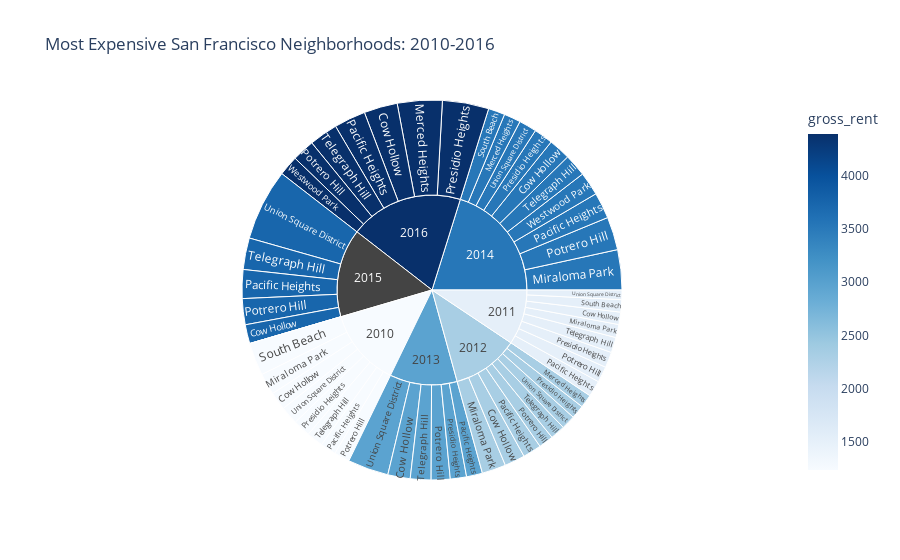

The cell this chart's notebook holds for it:
### Code cell
# Create a Sunburst Plot
expensive_10_neigh_sunburst_plot = px.sunburst(
    expensive_10_neighborhoods_per_year,
    path=["year", "neighborhood"],
    values='sale_price_sqr_foot',
    color='gross_rent', 
    color_continuous_scale='Blues',
    title="Most Expensive San Francisco Neighborhoods: 2010-2016",
    height=500
)

expensive_10_neigh_sunburst_plot

### Figure 1 — Plotly figure (JSON) as saved in the notebook; plotly's stock layout.template omitted (floating-point values rounded to 4 significant figures)
{"data": [{"branchvalues": "total", "customdata": [[1239], [1530.0], [2324], [2971], [3528.0], [3739.0], [4390], [2324], [3528], [4390], [1239], [1530], [2324], [3528], [1239], [1530], [2324], [2971], [3528], [3739], [4390], [1239], [1530], [2324], [2971], [3528], [3739], [4390], [1239], [1530], [2324], [2971], [3528], [null], [4390], [1239], [1530], [3528], [1239], [1530], [2324.0], [2971], [3528.0], [3739], [4390], [1239], [1530], [2324], [2971], [3528], [3739.0], [3528.0], [4390], [1239.0], [1530], [2324.0], [2971.0], [3528.0], [null], [4390]], "domain": {"x": [0, 1], "y": [0, 1]}, "hovertemplate": "labels=%{label}<br>sale_price_sqr_foot=%{value}<br>parent=%{parent}<br>id=%{id}<br>gross_rent=%{color}<extra></extra>", "ids": ["2010/Cow Hollow", "2011/Cow Hollow", "2012/Cow Hollow", "2013/Cow Hollow", "2014/Cow Hollow", "2015/Cow Hollow", "2016/Cow Hollow", "2012/Merced Heights", "2014/Merced Heights", "2016/Merced Heights", "2010/Miraloma Park", "2011/Miraloma Park", "2012/Miraloma Park", "2014/Miraloma Park", "2010/Pacific Heights", "2011/Pacific Heights", "2012/Pacific Heights", "2013/Pacific Heights", "2014/Pacific Heights", "2015/Pacific Heights", "2016/Pacific Heights", "2010/Potrero Hill", "2011/Potrero Hill", "2012/Potrero Hill", "2013/Potrero Hill", "2014/Potrero Hill", "2015/Potrero Hill", "2016/Potrero Hill", "2010/Presidio Heights", "2011/Presidio Heights", "2012/Presidio Heights", "2013/Presidio Heights", "2014/Presidio Heights", "2015/Presidio Heights", "2016/Presidio Heights", "2010/South Beach", "2011/South Beach", "2014/South Beach", "2010/Telegraph Hill", "2011/Telegraph Hill", "2012/Telegraph Hill", "2013/Telegraph Hill", "2014/Telegraph Hill", "2015/Telegraph Hill", "2016/Telegraph Hill", "2010/Union Square District", "2011/Union Square District", "2012/Union Square District", "2013/Union Square District", "2014/Union Square District", "2015/Union Square District", "2014/Westwood Park", "2016/Westwood Park", "2010", "2011", "2012", "2013", "2014", "2015", "2016"], "labels": ["Cow Hollow", "Cow Hollow", "Cow Hollow", "Cow Hollow", "Cow Hollow", "Cow Hollow", "Cow Hollow", "Merced Heights", "Merced Heights", "Merced Heights", "Miraloma Park", "Miraloma Park", "Miraloma Park", "Miraloma Park", "Pacific Heights", "Pacific Heights", "Pacific Heights", "Pacific Heights", "Pacific Heights", "Pacific Heights", "Pacific Heights", "Potrero Hill", "Potrero Hill", "Potrero Hill", "Potrero Hill", "Potrero Hill", "Potrero Hill", "Potrero Hill", "Presidio Heights", "Presidio Heights", "Presidio Heights", "Presidio Heights", "Presidio Heights", "Presidio Heights", "Presidio Heights", "South Beach", "South Beach", "South Beach", "Telegraph Hill", "Telegraph Hill", "Telegraph Hill", "Telegraph Hill", "Telegraph Hill", "Telegraph Hill", "Telegraph Hill", "Union Square District", "Union Square District", "Union Square District", "Union Square District", "Union Square District", "Union Square District", "Westwood Park", "Westwood Park", "2010", "2011", "2012", "2013", "2014", "2015", "2016"], "marker": {"coloraxis": "coloraxis", "colors": [1239, 1530.0, 2324, 2971, 3528.0, 3739.0, 4390, 2324, 3528, 4390, 1239, 1530, 2324, 3528, 1239, 1530, 2324, 2971, 3528, 3739, 4390, 1239, 1530, 2324, 2971, 3528, 3739, 4390, 1239, 1530, 2324, 2971, 3528, null, 4390, 1239, 1530, 3528, 1239, 1530, 2324.0, 2971, 3528.0, 3739, 4390, 1239, 1530, 2324, 2971, 3528, 3739.0, 3528.0, 4390, 1239.0, 1530, 2324.0, 2971.0, 3528.0, null, 4390]}, "name": "", "parents": ["2010", "2011", "2012", "2013", "2014", "2015", "2016", "2012", "2014", "2016", "2010", "2011", "2012", "2014", "2010", "2011", "2012", "2013", "2014", "2015", "2016", "2010", "2011", "2012", "2013", "2014", "2015", "2016", "2010", "2011", "2012", "2013", "2014", "2015", "2016", "2010", "2011", "2014", "2010", "2011", "2012", "2013", "2014", "2015", "2016", "2010", "2011", "2012", "2013", "2014", "2015", "2014", "2016", "", "", "", "", "", "", ""], "type": "sunburst", "values": [569.4, 390.6, 644.8, 707.4, 691.9, 598.6, 1059.0, 421.1, 528.7, 1417.0, 680.6, 414.7, 756.2, 1268.0, 496.5, 509.0, 586.2, 503.9, 824.7, 910.2, 996.4, 491.5, 503.1, 466.6, 598.7, 1045.0, 821.3, 707.7, 549.4, 493.8, 426.6, 512.8, 603.5, 0, 1466.0, 1037.0, 388.6, 524.6, 524.8, 483.4, 465.8, 653.3, 708.2, 997.0, 903.0, 569.2, 302.1, 445.2, 1290.0, 558.3, 2259.0, 743.0, 631.2, 4918.0, 3485.0, 4213.0, 4267.0, 7496.0, 5586.0, 7180.0]}], "layout": {"autosize": true, "coloraxis": {"colorbar": {"title": {"text": "gross_rent"}}, "colorscale": [[0, "rgb(247,251,255)"], [0.125, "rgb(222,235,247)"], [0.25, "rgb(198,219,239)"], [0.375, "rgb(158,202,225)"], [0.5, "rgb(107,174,214)"], [0.625, "rgb(66,146,198)"], [0.75, "rgb(33,113,181)"], [0.875, "rgb(8,81,156)"], [1, "rgb(8,48,107)"]]}, "legend": {"tracegroupgap": 0}, "title": {"text": "Most Expensive San Francisco Neighborhoods: 2010-2016"}}}
